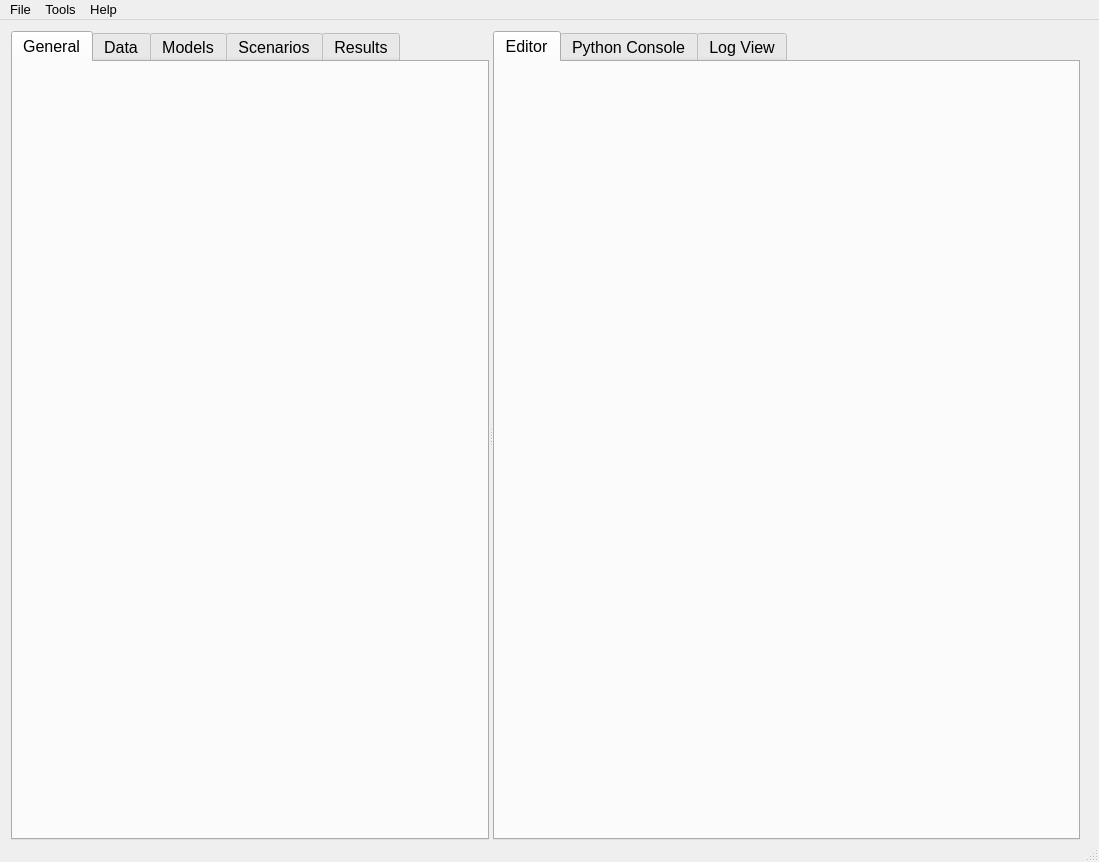
<ui version="4.0" >
 <author>Aaron Racicot</author>
 <class>MainWindow</class>
 <widget class="QMainWindow" name="MainWindow" >
  <property name="geometry" >
   <rect>
    <x>0</x>
    <y>0</y>
    <width>1099</width>
    <height>862</height>
   </rect>
  </property>
  <property name="sizePolicy" >
   <sizepolicy vsizetype="Expanding" hsizetype="Expanding" >
    <horstretch>0</horstretch>
    <verstretch>0</verstretch>
   </sizepolicy>
  </property>
  <property name="font" >
   <font>
    <pointsize>10</pointsize>
   </font>
  </property>
  <property name="windowTitle" >
   <string/>
  </property>
  <property name="windowIcon" >
   <iconset resource="opusmain.qrc" >
    <normaloff>:/Images/Images/cog.png</normaloff>:/Images/Images/cog.png</iconset>
  </property>
  <widget class="QWidget" name="centralwidget" >
   <property name="geometry" >
    <rect>
     <x>0</x>
     <y>22</y>
     <width>1099</width>
     <height>820</height>
    </rect>
   </property>
   <widget class="QSplitter" name="splitter" >
    <property name="geometry" >
     <rect>
      <x>11</x>
      <y>11</y>
      <width>1069</width>
      <height>809</height>
     </rect>
    </property>
    <property name="sizePolicy" >
     <sizepolicy vsizetype="Expanding" hsizetype="Expanding" >
      <horstretch>0</horstretch>
      <verstretch>0</verstretch>
     </sizepolicy>
    </property>
    <property name="orientation" >
     <enum>Qt::Horizontal</enum>
    </property>
    <widget class="QTabWidget" name="toolBox" >
     <property name="windowModality" >
      <enum>Qt::NonModal</enum>
     </property>
     <property name="enabled" >
      <bool>true</bool>
     </property>
     <property name="sizePolicy" >
      <sizepolicy vsizetype="Expanding" hsizetype="Preferred" >
       <horstretch>0</horstretch>
       <verstretch>0</verstretch>
      </sizepolicy>
     </property>
     <property name="baseSize" >
      <size>
       <width>2</width>
       <height>0</height>
      </size>
     </property>
     <property name="font" >
      <font>
       <pointsize>12</pointsize>
      </font>
     </property>
     <property name="currentIndex" >
      <number>0</number>
     </property>
     <widget class="QWidget" name="generalmanager_page" >
      <property name="geometry" >
       <rect>
        <x>0</x>
        <y>0</y>
        <width>567</width>
        <height>780</height>
       </rect>
      </property>
      <attribute name="title" >
       <string>General</string>
      </attribute>
     </widget>
     <widget class="QWidget" name="datamanager_page" >
      <property name="geometry" >
       <rect>
        <x>0</x>
        <y>0</y>
        <width>567</width>
        <height>780</height>
       </rect>
      </property>
      <attribute name="title" >
       <string>Data</string>
      </attribute>
      <layout class="QGridLayout" >
       <item row="0" column="0" >
        <widget class="QTabWidget" name="dataManager_toolBox" >
         <property name="font" >
          <font>
           <pointsize>11</pointsize>
          </font>
         </property>
         <property name="currentIndex" >
          <number>1</number>
         </property>
         <widget class="QWidget" name="datamanager_dbsconnections" >
          <property name="geometry" >
           <rect>
            <x>0</x>
            <y>0</y>
            <width>100</width>
            <height>30</height>
           </rect>
          </property>
          <attribute name="title" >
           <string>Database Server Connections</string>
          </attribute>
          <layout class="QGridLayout" />
         </widget>
         <widget class="QWidget" name="datamanager_xmlconfig" >
          <property name="geometry" >
           <rect>
            <x>0</x>
            <y>0</y>
            <width>537</width>
            <height>733</height>
           </rect>
          </property>
          <attribute name="title" >
           <string>Tools</string>
          </attribute>
          <layout class="QGridLayout" />
         </widget>
         <widget class="QWidget" name="datamanager_dirview" >
          <property name="geometry" >
           <rect>
            <x>0</x>
            <y>0</y>
            <width>100</width>
            <height>30</height>
           </rect>
          </property>
          <attribute name="title" >
           <string>Opus Data</string>
          </attribute>
          <layout class="QGridLayout" />
         </widget>
        </widget>
       </item>
      </layout>
     </widget>
     <widget class="QWidget" name="modelmanager_page" >
      <property name="geometry" >
       <rect>
        <x>0</x>
        <y>0</y>
        <width>567</width>
        <height>780</height>
       </rect>
      </property>
      <attribute name="title" >
       <string>Models</string>
      </attribute>
      <layout class="QGridLayout" />
     </widget>
     <widget class="QWidget" name="runmanager_page" >
      <property name="geometry" >
       <rect>
        <x>0</x>
        <y>0</y>
        <width>567</width>
        <height>780</height>
       </rect>
      </property>
      <attribute name="title" >
       <string>Scenarios</string>
      </attribute>
      <layout class="QGridLayout" />
     </widget>
     <widget class="QWidget" name="resultsmanager_page" >
      <property name="geometry" >
       <rect>
        <x>0</x>
        <y>0</y>
        <width>567</width>
        <height>780</height>
       </rect>
      </property>
      <attribute name="title" >
       <string>Results</string>
      </attribute>
      <layout class="QGridLayout" />
     </widget>
    </widget>
    <widget class="QTabWidget" name="tabWidget" >
     <property name="sizePolicy" >
      <sizepolicy vsizetype="Expanding" hsizetype="Expanding" >
       <horstretch>0</horstretch>
       <verstretch>0</verstretch>
      </sizepolicy>
     </property>
     <property name="baseSize" >
      <size>
       <width>5</width>
       <height>0</height>
      </size>
     </property>
     <property name="font" >
      <font>
       <pointsize>12</pointsize>
      </font>
     </property>
     <property name="currentIndex" >
      <number>0</number>
     </property>
     <widget class="QWidget" name="tab_editorView" >
      <property name="geometry" >
       <rect>
        <x>0</x>
        <y>0</y>
        <width>483</width>
        <height>780</height>
       </rect>
      </property>
      <attribute name="title" >
       <string>Editor</string>
      </attribute>
      <attribute name="icon" >
       <iconset resource="opusmain.qrc" >
        <normaloff>:/Images/Images/table_lightning.png</normaloff>:/Images/Images/table_lightning.png</iconset>
      </attribute>
     </widget>
     <widget class="QWidget" name="tab_pythonView" >
      <property name="geometry" >
       <rect>
        <x>0</x>
        <y>0</y>
        <width>483</width>
        <height>780</height>
       </rect>
      </property>
      <attribute name="title" >
       <string>Python Console</string>
      </attribute>
      <attribute name="icon" >
       <iconset resource="opusmain.qrc" >
        <normaloff>:/Images/Images/python_type.png</normaloff>:/Images/Images/python_type.png</iconset>
      </attribute>
      <layout class="QGridLayout" >
       <item row="1" column="0" >
        <widget class="QWidget" native="1" name="pythonLineWidget" >
         <property name="sizePolicy" >
          <sizepolicy vsizetype="Fixed" hsizetype="Preferred" >
           <horstretch>0</horstretch>
           <verstretch>0</verstretch>
          </sizepolicy>
         </property>
         <layout class="QHBoxLayout" >
          <item>
           <widget class="QLabel" name="pythonLabel" >
            <property name="text" >
             <string>>>></string>
            </property>
           </widget>
          </item>
          <item>
           <widget class="QLineEdit" name="pythonLineEdit" />
          </item>
         </layout>
        </widget>
       </item>
       <item row="0" column="0" >
        <widget class="QWidget" native="1" name="pythonWidget" />
       </item>
      </layout>
     </widget>
     <widget class="QWidget" name="tab_logView" >
      <property name="geometry" >
       <rect>
        <x>0</x>
        <y>0</y>
        <width>483</width>
        <height>780</height>
       </rect>
      </property>
      <attribute name="title" >
       <string>Log View</string>
      </attribute>
      <attribute name="icon" >
       <iconset resource="opusmain.qrc" >
        <normaloff>:/Images/Images/table.png</normaloff>:/Images/Images/table.png</iconset>
      </attribute>
      <layout class="QGridLayout" >
       <item row="0" column="0" >
        <widget class="QTextBrowser" name="logViewTextBrowser" />
       </item>
      </layout>
     </widget>
    </widget>
   </widget>
  </widget>
  <widget class="QMenuBar" name="menubar" >
   <property name="geometry" >
    <rect>
     <x>0</x>
     <y>0</y>
     <width>1099</width>
     <height>22</height>
    </rect>
   </property>
   <widget class="QMenu" name="menuProject" >
    <property name="title" >
     <string>File</string>
    </property>
    <addaction name="actionOpen_Project_2" />
    <addaction name="separator" />
    <addaction name="actionSave_Project_2" />
    <addaction name="actionSave_Project_As_2" />
    <addaction name="actionClose_Project" />
    <addaction name="separator" />
    <addaction name="actionExit" />
   </widget>
   <widget class="QMenu" name="menuHelp" >
    <property name="title" >
     <string>Help</string>
    </property>
    <addaction name="actionAbout" />
   </widget>
   <widget class="QMenu" name="menuUtilities" >
    <property name="title" >
     <string>Tools</string>
    </property>
    <addaction name="actionPython_View" />
    <addaction name="actionLog_View" />
    <addaction name="actionEditor_View" />
    <addaction name="separator" />
    <addaction name="actionEdit_all_variables" />
    <addaction name="actLaunchResultBrowser" />
    <addaction name="separator" />
    <addaction name="actionPreferences" />
   </widget>
   <addaction name="menuProject" />
   <addaction name="menuUtilities" />
   <addaction name="menuHelp" />
  </widget>
  <widget class="QStatusBar" name="statusbar" >
   <property name="geometry" >
    <rect>
     <x>0</x>
     <y>842</y>
     <width>1099</width>
     <height>20</height>
    </rect>
   </property>
  </widget>
  <action name="mpActionZoomOut" >
   <property name="icon" >
    <iconset resource="opusmain.qrc" >
     <normaloff>:/Images/Images/mActionZoomOut.png</normaloff>:/Images/Images/mActionZoomOut.png</iconset>
   </property>
   <property name="text" >
    <string>Zoom Out</string>
   </property>
  </action>
  <action name="mpActionPan" >
   <property name="icon" >
    <iconset resource="opusmain.qrc" >
     <normaloff>:/Images/Images/mActionPan.png</normaloff>:/Images/Images/mActionPan.png</iconset>
   </property>
   <property name="text" >
    <string>Pan</string>
   </property>
  </action>
  <action name="mpActionAddRasterLayer" >
   <property name="icon" >
    <iconset resource="opusmain.qrc" >
     <normaloff>:/Images/Images/mActionAddRasterLayer.png</normaloff>:/Images/Images/mActionAddRasterLayer.png</iconset>
   </property>
   <property name="text" >
    <string>Add Raster Layer</string>
   </property>
  </action>
  <action name="mpActionZoomIn" >
   <property name="icon" >
    <iconset resource="opusmain.qrc" >
     <normaloff>:/Images/Images/mActionZoomIn.png</normaloff>:/Images/Images/mActionZoomIn.png</iconset>
   </property>
   <property name="text" >
    <string>Zoom In</string>
   </property>
  </action>
  <action name="mpActionAddVectorLayer" >
   <property name="icon" >
    <iconset resource="opusmain.qrc" >
     <normaloff>:/Images/Images/mActionAddLayer.png</normaloff>:/Images/Images/mActionAddLayer.png</iconset>
   </property>
   <property name="text" >
    <string>Add Vector Layer</string>
   </property>
  </action>
  <action name="actionOpen_Project" >
   <property name="icon" >
    <iconset resource="opusmain.qrc" >
     <normaloff>:/Images/Images/folder.png</normaloff>:/Images/Images/folder.png</iconset>
   </property>
   <property name="text" >
    <string>Open Project</string>
   </property>
  </action>
  <action name="actionSave_Project" >
   <property name="icon" >
    <iconset resource="opusmain.qrc" >
     <normaloff>:/Images/Images/script_save.png</normaloff>:/Images/Images/script_save.png</iconset>
   </property>
   <property name="text" >
    <string>Save Project</string>
   </property>
  </action>
  <action name="actionSave_Project_As" >
   <property name="icon" >
    <iconset resource="opusmain.qrc" >
     <normaloff>:/Images/Images/script_save.png</normaloff>:/Images/Images/script_save.png</iconset>
   </property>
   <property name="text" >
    <string>Save Project As...</string>
   </property>
  </action>
  <action name="actionOpen_Project_2" >
   <property name="icon" >
    <iconset resource="opusmain.qrc" >
     <normaloff>:/Images/Images/folder.png</normaloff>:/Images/Images/folder.png</iconset>
   </property>
   <property name="text" >
    <string>Open Project</string>
   </property>
  </action>
  <action name="actionExit" >
   <property name="icon" >
    <iconset resource="opusmain.qrc" >
     <normaloff>:/Images/Images/cross.png</normaloff>:/Images/Images/cross.png</iconset>
   </property>
   <property name="text" >
    <string>Exit</string>
   </property>
  </action>
  <action name="actionSave_Project_2" >
   <property name="icon" >
    <iconset resource="opusmain.qrc" >
     <normaloff>:/Images/Images/disk.png</normaloff>:/Images/Images/disk.png</iconset>
   </property>
   <property name="text" >
    <string>Save Project</string>
   </property>
  </action>
  <action name="actionSave_Project_As_2" >
   <property name="icon" >
    <iconset resource="opusmain.qrc" >
     <normaloff>:/Images/Images/script_save.png</normaloff>:/Images/Images/script_save.png</iconset>
   </property>
   <property name="text" >
    <string>Save Project As...</string>
   </property>
  </action>
  <action name="actionRun_Manager" >
   <property name="icon" >
    <iconset resource="opusmain.qrc" >
     <normaloff>:/Images/Images/cog.png</normaloff>:/Images/Images/cog.png</iconset>
   </property>
   <property name="text" >
    <string>Run Manager</string>
   </property>
  </action>
  <action name="actionAbout" >
   <property name="icon" >
    <iconset resource="opusmain.qrc" >
     <normaloff>:/Images/Images/help.png</normaloff>:/Images/Images/help.png</iconset>
   </property>
   <property name="text" >
    <string>About</string>
   </property>
  </action>
  <action name="tabActionEditor" >
   <property name="icon" >
    <iconset resource="opusmain.qrc" >
     <normaloff>:/Images/Images/table.png</normaloff>:/Images/Images/table.png</iconset>
   </property>
   <property name="text" >
    <string>Editor</string>
   </property>
  </action>
  <action name="tabActionMapView" >
   <property name="icon" >
    <iconset resource="opusmain.qrc" >
     <normaloff>:/Images/Images/map.png</normaloff>:/Images/Images/map.png</iconset>
   </property>
   <property name="text" >
    <string>Map View</string>
   </property>
  </action>
  <action name="tabActionPythonConsole" >
   <property name="icon" >
    <iconset resource="opusmain.qrc" >
     <normaloff>:/Images/Images/python_type.png</normaloff>:/Images/Images/python_type.png</iconset>
   </property>
   <property name="text" >
    <string>Python Console</string>
   </property>
  </action>
  <action name="tabActionLogView" >
   <property name="icon" >
    <iconset resource="opusmain.qrc" >
     <normaloff>:/Images/Images/folder.png</normaloff>:/Images/Images/folder.png</iconset>
   </property>
   <property name="text" >
    <string>Log View</string>
   </property>
  </action>
  <action name="actionPython_View" >
   <property name="icon" >
    <iconset resource="opusmain.qrc" >
     <normaloff>:/Images/Images/python_type.png</normaloff>:/Images/Images/python_type.png</iconset>
   </property>
   <property name="text" >
    <string>Python Console</string>
   </property>
  </action>
  <action name="actionLog_View" >
   <property name="icon" >
    <iconset resource="opusmain.qrc" >
     <normaloff>:/Images/Images/table.png</normaloff>:/Images/Images/table.png</iconset>
   </property>
   <property name="text" >
    <string>Log View</string>
   </property>
  </action>
  <action name="actionEditor_View" >
   <property name="icon" >
    <iconset resource="opusmain.qrc" >
     <normaloff>:/Images/Images/table_lightning.png</normaloff>:/Images/Images/table_lightning.png</iconset>
   </property>
   <property name="text" >
    <string>Editor View</string>
   </property>
  </action>
  <action name="actionMap_View" >
   <property name="icon" >
    <iconset resource="opusmain.qrc" >
     <normaloff>:/Images/Images/map.png</normaloff>:/Images/Images/map.png</iconset>
   </property>
   <property name="text" >
    <string>Map View</string>
   </property>
  </action>
  <action name="actionIncreaseFontSize" >
   <property name="text" >
    <string>Increase Font Size</string>
   </property>
  </action>
  <action name="actionDecreaseFontSize" >
   <property name="text" >
    <string>Decrease Font Size</string>
   </property>
  </action>
  <action name="actionClose_Project" >
   <property name="icon" >
    <iconset resource="opusmain.qrc" >
     <normaloff>:/Images/Images/folder.png</normaloff>:/Images/Images/folder.png</iconset>
   </property>
   <property name="text" >
    <string>Close Project</string>
   </property>
  </action>
  <action name="actionEdit_all_variables" >
   <property name="text" >
    <string>View/Edit Expression Library</string>
   </property>
  </action>
  <action name="actionPreferences" >
   <property name="text" >
    <string>Preferences</string>
   </property>
  </action>
  <action name="actLaunchResultBrowser" >
   <property name="text" >
    <string>Launch Result Browser</string>
   </property>
  </action>
 </widget>
 <resources>
  <include location="opusmain.qrc" />
 </resources>
 <connections/>
</ui>
